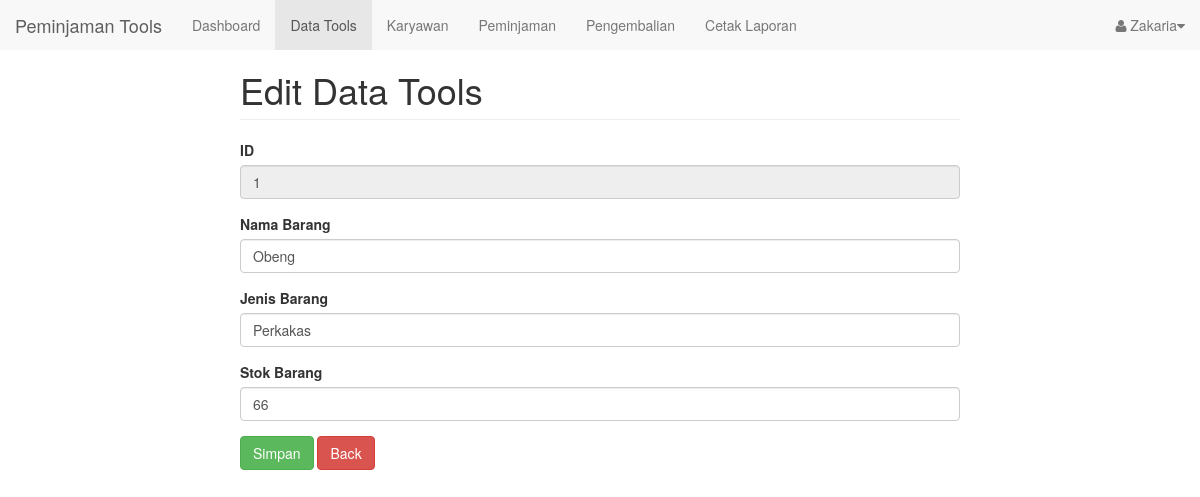
The page /adminedittool_page.php?id=1 (signed in) on the database its author committed.
### tables this page shows
CREATE TABLE `barang` (
  `id_brg` int(11) NOT NULL AUTO_INCREMENT,
  `nama_brg` varchar(255) NOT NULL,
  `jenis_brg` varchar(255) NOT NULL,
  `stok_brg` varchar(255) NOT NULL,
  `foto` longblob NOT NULL,
  PRIMARY KEY (`id_brg`)
);

### adminedittool_page.php (the view, shortened to what this page needs)
<!DOCTYPE html>
<html lang="en">
<head>
    <link href="bootstrap/dist/css/bootstrap.min.css" rel="stylesheet">
    <link href="bootstrap/dist/css/global.css" rel="stylesheet">
    <link href="bootstrap/font-awesome/css/font-awesome.min.css" rel="stylesheet" type="text/css">
</head>
<body>
    <?php
        include "navbar_admin.php";
        require 'config/koneksi.php';
    ?>
    <div class="col-md-8 col-md-offset-2 main">
        <h1 class="page-header">Edit Data Tools</h1>
        <?php
            $id_brg = $_GET['id'];
            $query = $mysqli->query("SELECT * FROM barang where id_brg='$id_brg'");
            while ($qu = mysqli_fetch_array($query)){
        ?>
        <form role="form" action="proses/adminedittool_proses.php" method="post">
            <div class="box-body">
                <div class="form-group">
                    <label for="exampleInputEmail1">ID</label>
                    <input type="text" disable value="<?php echo $qu['id_brg'] ?>" name="id_brg" class="form-control"
                        placeholder="" disabled>
                </div>
                <div class="form-group">
                    <label for="exampleInputPassword1">Nama Barang</label>
                    <input type="text" value="<?php echo $qu['nama_brg'] ?>" name="nama_brg" class="form-control"
                        placeholder="" required>
                </div>
                <div class="form-group">
                    <label for="exampleInputPassword1">Jenis Barang</label>
                    <input type="text" value="<?php echo $qu['jenis_brg'] ?>" name="jenis_brg" class="form-control"
                        placeholder="" required>
                </div>
                <div class="form-group">
                    <label for="exampleInputPassword1">Stok Barang</label>
                    <input type="text" value="<?php echo $qu['stok_brg'] ?>" name="stok_brg" class="form-control"
                        placeholder="" required>
                </div>
                <?php
                    }
                ?>
                <div class="box-footer">
                    <button type="submit" class="btn btn-success">Simpan</button>
                    <a href="admintoolslist_page.php" class="btn btn-danger">Back</a>
                </div>
            </div>
        </form>
    </div>
</body>
</html>

### rows shown on the page
barang: id_brg "1", nama_brg "Obeng", jenis_brg "Perkakas", stok_brg "66"

### other values the page prints
$namaadmin "Zakaria"
